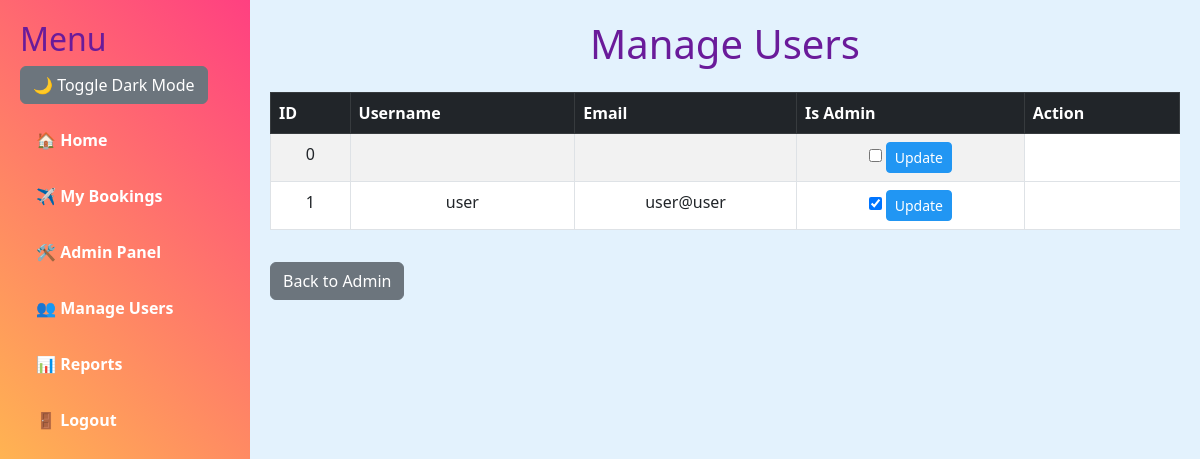
The app's page /admin/users (signed in) with its own data.
### app.py (models this page shows)
class User(db.Model, UserMixin):
    id = db.Column(db.Integer, primary_key=True)
    username = db.Column(db.String(150), unique=True, nullable=False)
    email = db.Column(db.String(150), unique=True, nullable=False)
    password = db.Column(db.String(150), nullable=False)
    is_admin = db.Column(db.Boolean, default=False)  # Domyślnie użytkownicy nie są administratorami
    @property
    def is_active(self):
        return True

### app.py (the view, shortened to what this page needs)
@app.route("/admin/users", methods=["GET", "POST"])
@login_required
def manage_users():
    if not current_user.is_admin:
        return "Access Denied! Only admins can access this page."
    users = User.query.all()
    return render_template("manage_users.html", users=users)

### app.py (called while the page is built)
@login_manager.user_loader
def load_user(user_id):
    return User.query.get(int(user_id))

### templates/manage_users.html (shortened to what this page needs)
{% extends "base.html" %}
{% block content %}
<h1 class="text-center">Manage Users</h1>
<table class="table table-striped table-hover table-bordered mt-4">
    <thead class="table-dark">
        <tr>
            <th>ID</th>
            <th>Username</th>
            <th>Email</th>
            <th>Is Admin</th>
            <th>Action</th>
        </tr>
    </thead>
    <tbody>
        {% for user in users %}
        <tr>
            <td>{{ user.id }}</td>
            <td>{{ user.username }}</td>
            <td>{{ user.email }}</td>
            <td>
                <form method="POST" action="{{ url_for('manage_users') }}">
                    <input type="checkbox" name="is_admin" {% if user.is_admin %}checked{% endif %}>
                    <button type="submit" class="btn btn-primary btn-sm">Update</button>
                </form>
            </td>
        </tr>
        {% endfor %}
    </tbody>
</table>
<a href="{{ url_for('admin') }}" class="btn btn-secondary mt-3">Back to Admin</a>
{% endblock %}

### templates/base.html (style rules this page uses)
body { background-color: #e3f2fd; margin: 0; display: flex; transition: background-color 0.3s, color 0.3s; }
h1, h2, h3 { color: #6a1b9a; }
.btn-primary { background-color: #2196f3; border-color: #2196f3; }
table { width: 100%; background-color: #ffffff; border-collapse: collapse; margin-top: 20px; }
table th { background-color: #6a1b9a; color: white; padding: 10px; }
table tr:nth-child(even) { background-color: #f3e5f5; }
table tr:nth-child(odd) { background-color: #ede7f6; }
table td { padding: 10px; text-align: center; }

### records on screen
User: id "0"
User: id "1", username "user", email "user@user", is_admin "☑"
